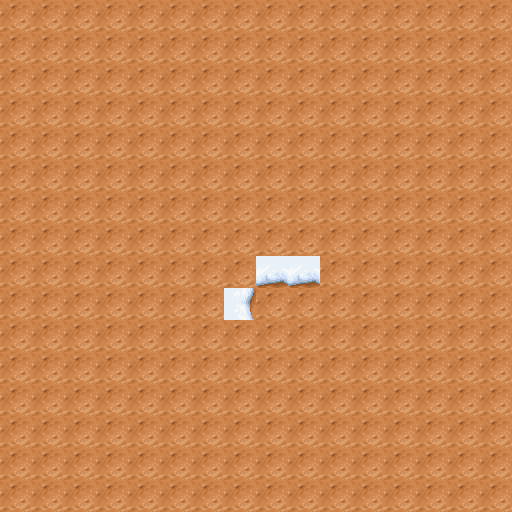

This is a level from a 2D game, rendered from its Tiled map with the project's own tilesets. A one-line summary and the map file follow, with tile-layer data summarised:
An orthogonal 16x16 tile map with 32x32 px tiles, 2 tile layers (Ground, Wall) and 59 objects (23x Ice, 13x Mirror, 12x 4_Rotate, 6x Cube, 3x Diamond, ...).

<map version="1.10" tiledversion="1.10.2" orientation="orthogonal" renderorder="right-down" width="16" height="16" tilewidth="32" tileheight="32" infinite="0" nextlayerid="46" nextobjectid="222">
 <tileset firstgid="1" name="tileset" tilewidth="32" tileheight="32" tilecount="64" columns="8">
  <image source="tileset.png" width="256" height="256" />
 </tileset>
 <layer id="37" name="Ground" width="16" height="16">
  <data>[256 cells, 256 non-empty, 1 distinct tile ids]</data>
 </layer>
 <objectgroup id="42" name="Mirrors">
  <object id="134" name="Mirror" gid="47" x="480" y="64" width="32" height="32">
   <properties>
    <property name="CollisionType" value="Passive" />
    <property name="state" value="2" />
   </properties>
  </object>
  <object id="135" name="Mirror" gid="48" x="480" y="480" width="32" height="32">
   <properties>
    <property name="CollisionType" value="Passive" />
    <property name="state" value="3" />
   </properties>
  </object>
  <object id="137" name="Mirror" gid="49" x="64" y="480" width="32" height="32">
   <properties>
    <property name="CollisionType" value="Passive" />
    <property name="state" value="4" />
   </properties>
  </object>
  <object id="152" name="Mirror" gid="46" x="64" y="128" width="32" height="32">
   <properties>
    <property name="CollisionType" value="Passive" />
    <property name="state" value="1" />
   </properties>
  </object>
  <object id="153" name="Mirror" gid="47" x="416" y="128" width="32" height="32">
   <properties>
    <property name="CollisionType" value="Passive" />
    <property name="state" value="2" />
   </properties>
  </object>
  <object id="154" name="Mirror" gid="48" x="416" y="416" width="32" height="32">
   <properties>
    <property name="CollisionType" value="Passive" />
    <property name="state" value="3" />
   </properties>
  </object>
  <object id="155" name="Mirror" gid="49" x="128" y="416" width="32" height="32">
   <properties>
    <property name="CollisionType" value="Passive" />
    <property name="state" value="4" />
   </properties>
  </object>
  <object id="156" name="Mirror" gid="46" x="128" y="192" width="32" height="32">
   <properties>
    <property name="CollisionType" value="Passive" />
    <property name="state" value="1" />
   </properties>
  </object>
  <object id="157" name="Mirror" gid="47" x="384" y="192" width="32" height="32">
   <properties>
    <property name="CollisionType" value="Passive" />
    <property name="state" value="2" />
   </properties>
  </object>
  <object id="158" name="Mirror" gid="48" x="384" y="384" width="32" height="32">
   <properties>
    <property name="CollisionType" value="Passive" />
    <property name="state" value="3" />
   </properties>
  </object>
  <object id="159" name="Mirror" gid="49" x="160" y="384" width="32" height="32">
   <properties>
    <property name="CollisionType" value="Passive" />
    <property name="state" value="4" />
   </properties>
  </object>
  <object id="160" name="Mirror" gid="49" x="32" y="416" width="32" height="32">
   <properties>
    <property name="CollisionType" value="Passive" />
    <property name="state" value="4" />
   </properties>
  </object>
  <object id="186" name="Mirror" gid="48" x="96" y="416" width="32" height="32">
   <properties>
    <property name="CollisionType" value="Passive" />
    <property name="state" value="3" />
   </properties>
  </object>
 </objectgroup>
 <objectgroup id="45" name="Rotate">
  <object id="190" name="2_Rotate" gid="29" x="320" y="320" width="32" height="32">
   <properties>
    <property name="CollisionType" value="Passive" />
    <property name="state" value="X" />
   </properties>
  </object>
  <object id="201" name="4_Rotate" gid="27" x="224" y="416" width="32" height="32">
   <properties>
    <property name="CollisionType" value="Passive" />
    <property name="state" value="3" />
   </properties>
  </object>
  <object id="202" name="4_Rotate" gid="25" x="320" y="416" width="32" height="32">
   <properties>
    <property name="CollisionType" value="Passive" />
    <property name="state" value="1" />
   </properties>
  </object>
  <object id="203" name="4_Rotate" gid="25" x="256" y="448" width="32" height="32">
   <properties>
    <property name="CollisionType" value="Passive" />
    <property name="state" value="1" />
   </properties>
  </object>
  <object id="204" name="4_Rotate" gid="26" x="288" y="448" width="32" height="32">
   <properties>
    <property name="CollisionType" value="Passive" />
    <property name="state" value="2" />
   </properties>
  </object>
  <object id="205" name="4_Rotate" gid="25" x="256" y="160" width="32" height="32">
   <properties>
    <property name="CollisionType" value="Passive" />
    <property name="state" value="1" />
   </properties>
  </object>
  <object id="206" name="4_Rotate" gid="26" x="288" y="160" width="32" height="32">
   <properties>
    <property name="CollisionType" value="Passive" />
    <property name="state" value="2" />
   </properties>
  </object>
  <object id="211" name="4_Rotate" gid="25" x="224" y="192" width="32" height="32">
   <properties>
    <property name="CollisionType" value="Passive" />
    <property name="state" value="1" />
   </properties>
  </object>
  <object id="212" name="4_Rotate" gid="27" x="320" y="224" width="32" height="32">
   <properties>
    <property name="CollisionType" value="Passive" />
    <property name="state" value="3" />
   </properties>
  </object>
  <object id="213" name="4_Rotate" gid="26" x="320" y="192" width="32" height="32">
   <properties>
    <property name="CollisionType" value="Passive" />
    <property name="state" value="2" />
   </properties>
  </object>
  <object id="214" name="4_Rotate" gid="28" x="224" y="224" width="32" height="32">
   <properties>
    <property name="CollisionType" value="Passive" />
    <property name="state" value="4" />
   </properties>
  </object>
  <object id="220" name="4_Rotate" gid="27" x="416" y="320" width="32" height="32">
   <properties>
    <property name="CollisionType" value="Passive" />
    <property name="state" value="3" />
   </properties>
  </object>
  <object id="221" name="4_Rotate" gid="28" x="384" y="320" width="32" height="32">
   <properties>
    <property name="CollisionType" value="Passive" />
    <property name="state" value="4" />
   </properties>
  </object>
 </objectgroup>
 <objectgroup id="43" name="Ice">
  <object id="174" name="Ice" gid="39" x="256" y="320" width="32" height="32">
   <properties>
    <property name="CollisionType" value="Passive" />
   </properties>
  </object>
  <object id="175" name="Ice" gid="39" x="160" y="512" width="32" height="32">
   <properties>
    <property name="CollisionType" value="Passive" />
   </properties>
  </object>
  <object id="176" name="Ice" gid="39" x="128" y="512" width="32" height="32">
   <properties>
    <property name="CollisionType" value="Passive" />
   </properties>
  </object>
  <object id="177" name="Ice" gid="39" x="224" y="512" width="32" height="32">
   <properties>
    <property name="CollisionType" value="Passive" />
   </properties>
  </object>
  <object id="178" name="Ice" gid="39" x="192" y="512" width="32" height="32">
   <properties>
    <property name="CollisionType" value="Passive" />
   </properties>
  </object>
  <object id="179" name="Ice" gid="39" x="288" y="512" width="32" height="32">
   <properties>
    <property name="CollisionType" value="Passive" />
   </properties>
  </object>
  </objectgroup>
 <objectgroup id="38" name="Camera">
  <!-- 1 objects omitted --></objectgroup>
 <objectgroup id="40" name="Diamonds">
  <!-- 3 objects omitted --></objectgroup>
 <objectgroup id="41" name="Cubes">
  <!-- 6 objects omitted --></objectgroup>
 <layer id="44" name="Wall" width="16" height="16">
  <data>[256 cells, 3 non-empty, 2 distinct tile ids]</data>
 </layer>
</map>
<!-- 27 of 59 objects omitted -->
